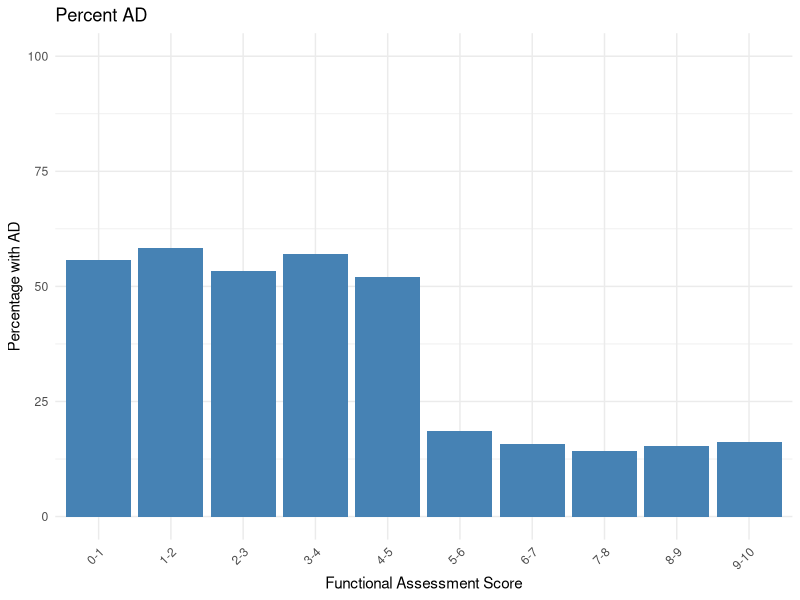

Recreate this plot in R.
## ---- chunk 1
library(ggplot2)

data <- data.frame(
  FunctionalAssessment = c('0-1', '1-2', '2-3', '3-4', '4-5', '5-6', '6-7', '7-8', '8-9', '9-10'),
  Percent_AD = c(55.71, 58.33, 53.44, 57.11, 52.1, 18.69, 15.67, 14.16, 15.35, 16.1)
)

ggplot(data, aes(x = FunctionalAssessment, y = Percent_AD)) +
  geom_bar(stat = "identity", fill = "steelblue") +
  theme_minimal() +
  labs(title = "Percent AD",
       x = "Functional Assessment Score",
       y = "Percentage with AD") +
  theme(axis.text.x = element_text(angle = 45, hjust = 1)) + 
    scale_y_continuous(limits = c(0, 100))

